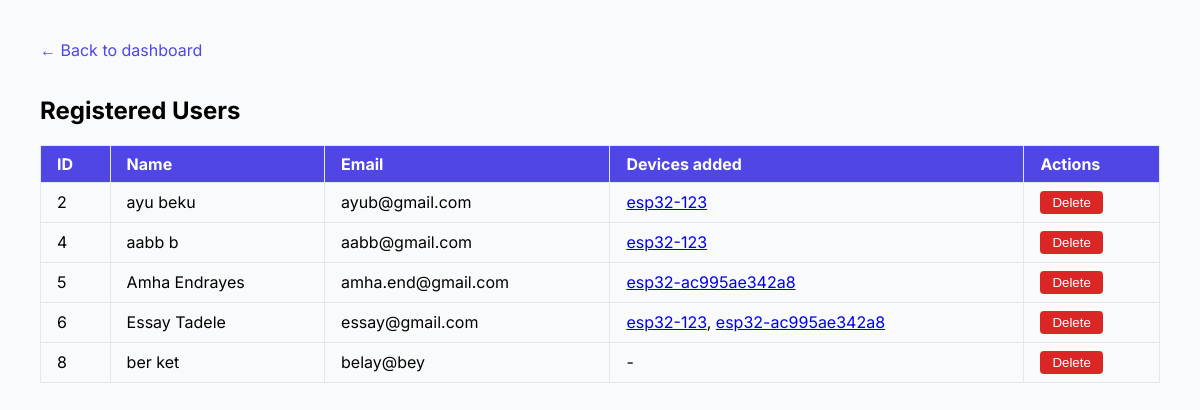
Page /users (signed in) on the earlier database version.
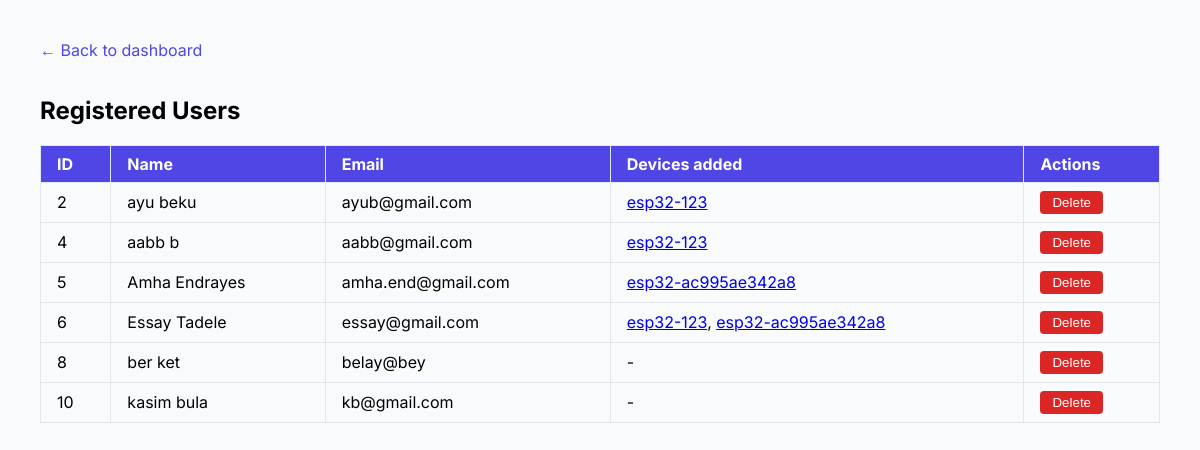
Same page on the later database version.
### app.py (models this page shows, shortened)
class User(db.Model):
    id       = db.Column(Integer, primary_key=True)
    email    = db.Column(String(120), unique=True, index=True, nullable=False)
    first    = db.Column(String(50),  nullable=False)
    last     = db.Column(String(50),  nullable=False)
    pw_hash  = db.Column(String(200), nullable=False)
    role     = db.Column(String(10),  default="user")   # NEW  ← "admin" | "user"

class UserDevice(db.Model):
    id         = db.Column(Integer, primary_key=True)
    user_id    = db.Column(Integer, db.ForeignKey(User.id), nullable=False)
    device_id  = db.Column(String(64), nullable=False)      # esp32-…
    db.UniqueConstraint(user_id, device_id)                 # no duplicates

### app.py (the view)
@app.route("/users")
@admin_required
def list_users():
    rows = (db.session.query(User)
            .filter_by(role="user")
            .all())
    users = []
    for u in rows:
        devs = [ud.device_id
                for ud in UserDevice.query.filter_by(user_id=u.id)]
        users.append({"user": u, "devices": devs})
    return render_template("users.html", users=users)

### app.py (called while the page is built)
def admin_required(fn):
    @wraps(fn)
    def wrapper(*args, **kwargs):
        user = User.query.filter_by(email=session.get('user_email')).first()
        if not user or user.role != 'admin':
            abort(403)
        return fn(*args, **kwargs)
    return wrapper

@app.before_request
def require_login():
    auth_paths = ['/login', '/signup', '/static/', '/api/telemetry']
    if any(request.path.startswith(p) for p in auth_paths):
        return
    email = session.get('user_email')
    if not email:
        return redirect(url_for('login'))
    user = User.query.filter_by(email=email).first()
    if user is None:                # user was deleted
        session.clear()
        return redirect(url_for('login'))

### templates/users.html (shortened to what this page needs)
<!DOCTYPE html><html><head>
</head><body>
<a class="back" href="{{ url_for('select_device') }}">&larr; Back to dashboard</a>
<h2>Registered Users</h2>
<table>
  <tr>
    <th>ID</th>
    <th>Name</th>
    <th>Email</th>
    <th>Devices&nbsp;added</th>
    <th>Actions</th>
  </tr>
  {% for row in users %}
  <tr>
    <td>{{ row.user.id }}</td>
    <td>{{ row.user.first }} {{ row.user.last }}</td>
    <td>{{ row.user.email }}</td>
    <td>
      {% if row.devices %}
        {% for d in row.devices %}
          <a href="{{ url_for('control_device', device_id=d) }}">{{ d }}</a>{% if not loop.last %}, {% endif %}
        {% endfor %}
      {% else %}
        -
      {% endif %}
    </td>
    <td>
      <form method="post" action="{{ url_for('delete_user', uid=row.user.id) }}"
            onsubmit="return confirm('Delete {{ row.user.email }} ?');">
        <button type="submit">Delete</button>
      </form>
    </td>
  </tr>
  {% endfor %}
</table>
</body></html>

### templates/users.html (style rules this page uses)
body { font-family:Inter,sans-serif;background:#f8fafc;padding:2rem }
table { border-collapse:collapse;width:100% }
th,td { padding:.5rem 1rem;border:1px solid #e2e8f0;text-align:left }
th { background:#4f46e5;color:#fff }
form { display:inline }
button { background:#dc2626;color:#fff;border:none;padding:.25rem .75rem;border-radius:.25rem;cursor:pointer }
a.back { display:inline-block;margin-bottom:1rem;color:#4f46e5;text-decoration:none }

Differences in the rows shown:
added User: user.id "10", user.first "kasim", user.last "bula", user.email "kb@gmail.com"
Other differences:
new list line: "- Delete"
